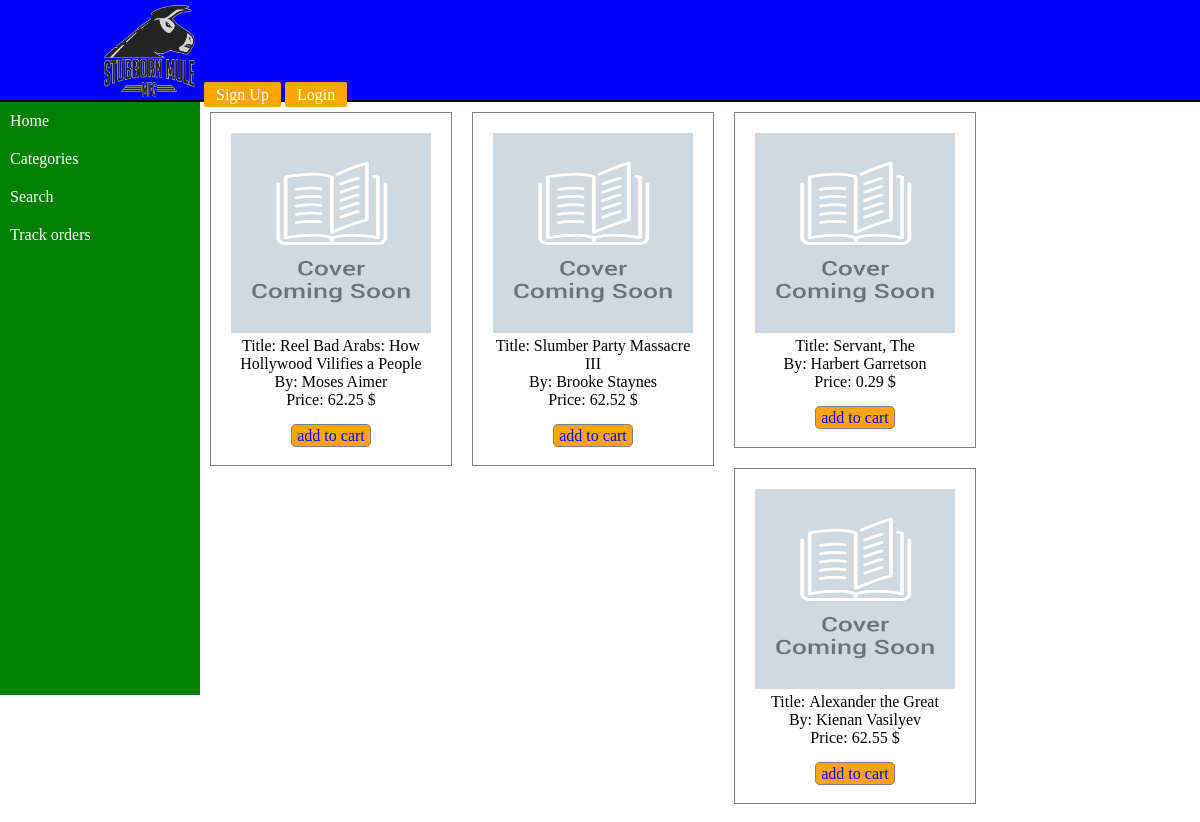
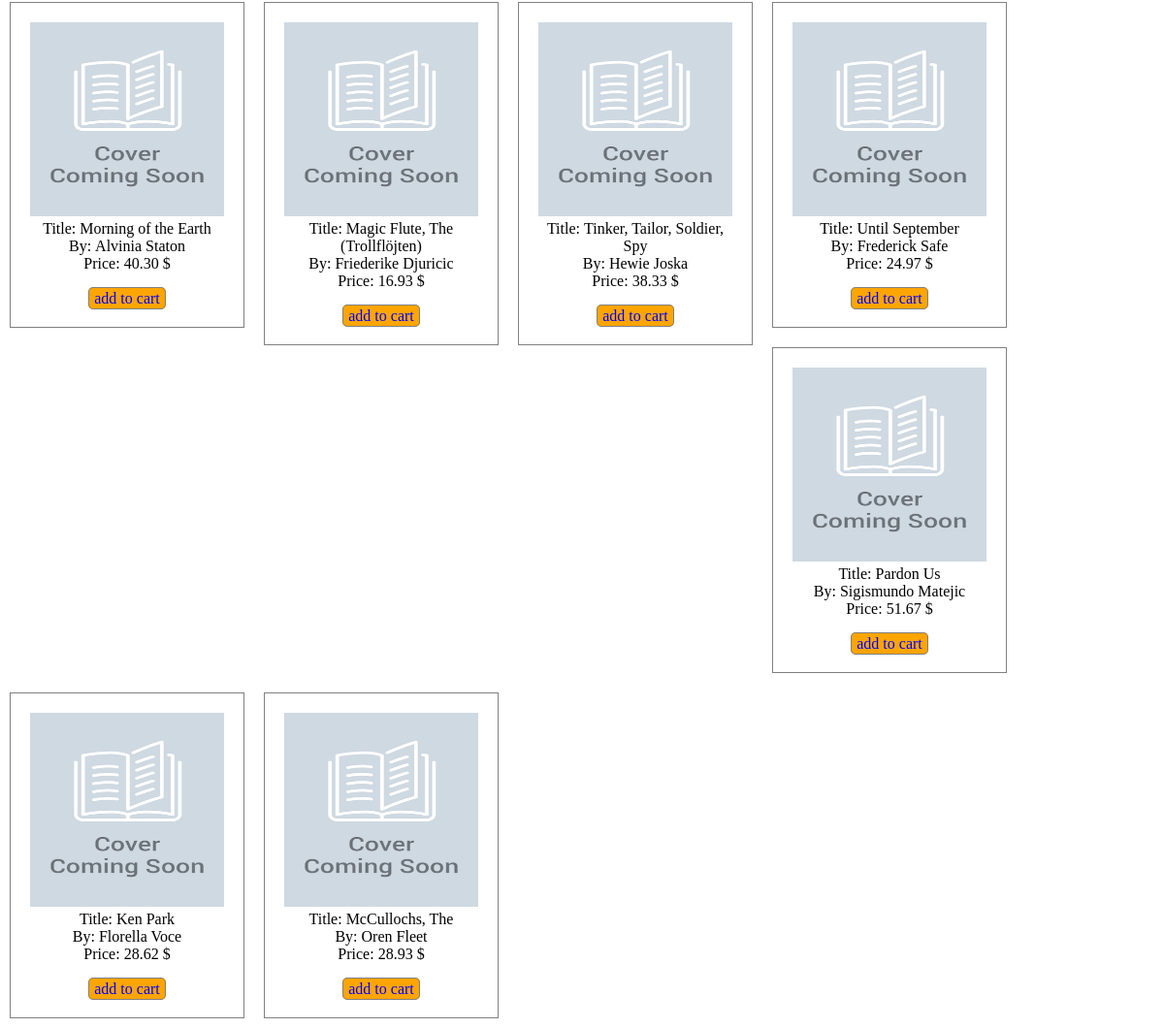
Page /categories.php?id=11 on the committed database (2 pictures, top to bottom).
### tables this page shows
CREATE TABLE `menu` (
  `id` int(6) NOT NULL,
  `name` text NOT NULL
);

CREATE TABLE `books` (
  `id` int(6) NOT NULL,
  `category_id` int(6) NOT NULL,
  `author` text NOT NULL,
  `title` text NOT NULL,
  `price` decimal(10,2) NOT NULL
);

### categories.php (the view, shortened to what this page needs)
<?php
include 'config.php';
include 'header.php';
include 'menu.php';
if(isset($_GET['id'])):
    $query_prod = "SELECT * FROM books WHERE category_id = '".$_GET['id']."' ";
    $row_prod=mysqli_query($conn,$query_prod);
    while($result_prod = $row_prod->fetch_assoc()):?>
    <div class="books">
        <img src="img/placeholder.png" width="200" height="200">
        <span>Title:&nbsp;<?php echo $result_prod['title'] ?></span><br>
        <span>By:&nbsp;<?php echo $result_prod['author'] ?></span><br>
        <span>Price:&nbsp;<?php echo $result_prod['price'] ?>&nbsp;$</span><br><br>
        <a href="" class="addto">add to cart</a>
    </div>
<?php endwhile;
endif;?>

### menu.php
<?php
$query = "SELECT * FROM menu";
$row = mysqli_query($conn,$query);
?>
<aside>
    <ul>
    <?php
        while($result = $row->fetch_assoc()): ?>
        <li>
            <a href=<?php echo strtolower(str_replace(" ", "", $result['name'])) .'.php'?>><?php echo $result['name'] ?></a>
        </li>
        <?php endwhile;?>
    </ul>
</aside>

### style.css (style rules this page uses)
* { padding:0px; margin:0px; }
ul li { padding:10px; }
aside ul li a { text-decoration: none;color:white; }
aside { width:200px; background-color: green; height:593px; float:left; }
.books { position:relative; border:1px solid grey; width:200px; padding:20px; float:left; margin:10px; text-align:center; }
.addto { text-decoration: none; border:1px solid grey; margin-top:5px; padding:2px 5px; border-radius:5px; color:blue; background-color:orange; }

### rows in the picture
menu: name "Home"
menu: name "Categories"
menu: name "Search"
menu: name "Track orders"
books: title "Reel Bad Arabs: How Hollywood Vilifies a People", author "Moses Aimer", price "62.25"
books: title "Slumber Party Massacre III", author "Brooke Staynes", price "62.52"
books: title "Servant, The", author "Harbert Garretson", price "0.29"
books: title "Alexander the Great", author "Kienan Vasilyev", price "62.55"
books: title "Morning of the Earth", author "Alvinia Staton", price "40.30"
books: title "Magic Flute, The (Trollflöjten)", author "Friederike Djuricic", price "16.93"
books: title "Tinker, Tailor, Soldier, Spy", author "Hewie Joska", price "38.33"
books: title "Until September", author "Frederick Safe", price "24.97"
books: title "Pardon Us", author "Sigismundo Matejic", price "51.67"
books: title "Ken Park", author "Florella Voce", price "28.62"
books: title "McCullochs, The", author "Oren Fleet", price "28.93"
